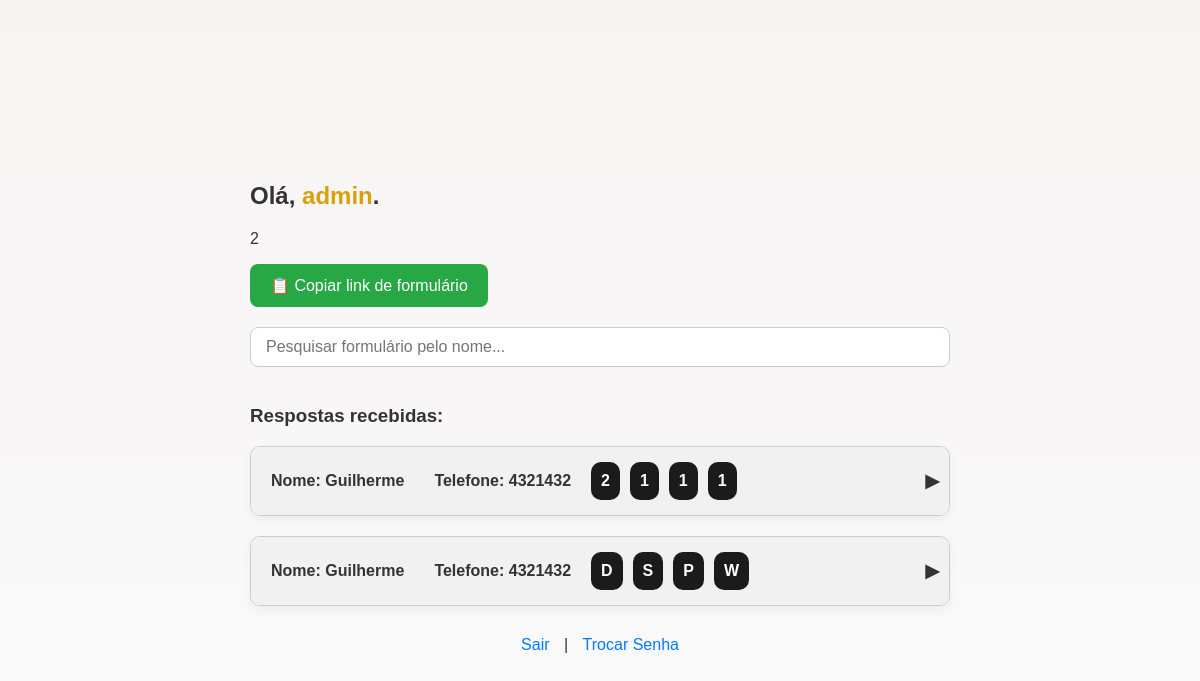
/dashboard (signed in), run on an earlier commit of the app's database.
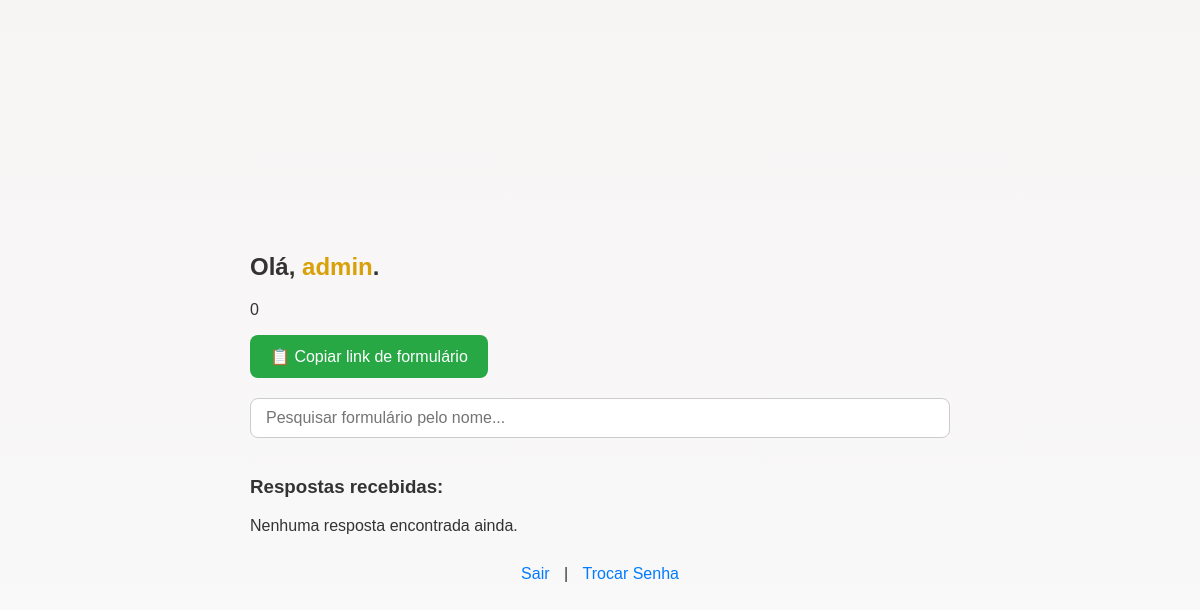
And on a later commit of the database.
### tables this page shows
CREATE TABLE respostas (
            id INTEGER PRIMARY KEY AUTOINCREMENT,
            formulario_id TEXT,
            nome TEXT,
            telefone TEXT,
            data_envio TIMESTAMP DEFAULT CURRENT_TIMESTAMP,
            respostas_json TEXT,
            FOREIGN KEY(formulario_id) REFERENCES formularios(id)
        );

### app/routes/dashboard.py (the view)
    @app.route('/dashboard')
    def dashboard():
        Nome = session['nome']
        email = session['email']
        if 'user_id' not in session:
            return redirect('/login')
        query = """
            SELECT u.id, u.email,u.nome, u.tipo, u.ativo, u.data_expiracao, COUNT(r.id)
            FROM usuarios u
            LEFT JOIN formularios f ON f.user_id = u.id
            LEFT JOIN respostas r ON r.formulario_id = f.id
            WHERE u.email=?
        """
        with sqlite3.connect('db.sqlite3') as conn:
            info = conn.execute(query, (email,)).fetchall()
            formularios = conn.execute("SELECT id FROM formularios WHERE user_id=?", (session['user_id'],)).fetchall()
            respostas = []
            for f in formularios:
                r = conn.execute("SELECT * FROM respostas WHERE formulario_id=?", (f[0],)).fetchall()
                respostas.extend(r)
        qntResposta = info[0][6]
        return render_template('dashboard.html', respostas=respostas , nome = Nome ,qntResposta= qntResposta)

### app/templates/dashboard.html (shortened to what this page needs)
<!DOCTYPE html>
<html lang="pt-BR">
<head>
  <link rel="stylesheet" href="{{ url_for('static', filename='dashboard.css') }}">
</head>
<body>
  <div class="container">
    <h2>Olá, <span>{{nome}}</span>.</h2>
    <div class="detalhes">
      <div id="questionariosRespondidos">
        <p>{{qntResposta}}</p>
      </div>
    </div>
    <button id="btnCopiarLink" class="copy-button">📋 Copiar link de formulário</button>
    <input
      type="text"
      id="pesquisaNome"
      placeholder="Pesquisar formulário pelo nome..."
      class="input-pesquisa"
    />
    <h3>Respostas recebidas:</h3>
    <div id="listaRespostas">
      {% if respostas %}
        {% for r in respostas %}
          <div class="resposta-card" data-nome="{{ r[2] | lower }}">
            <div class="card-header">
              <div class="tipoPeleBox">
                <div  class="tipoPele2">Nome:  {{ r[2] }}</div>
                <div  class="tipoPele2">Telefone:  {{ r[3] }}</div>
                <div class="tipoPele">{{ r[30] }}</div>
                <div class="tipoPele">{{ r[31] }}</div>
                <div class="tipoPele">{{ r[32] }}</div>
                <div class="tipoPele">{{ r[33] }}</div>
              </div>
              <div class="seta">&#9654;</div>
            </div>
          </div>
        {% endfor %}
      {% else %}
        <p>Nenhuma resposta encontrada ainda.</p>
      {% endif %}
    </div>
    <div class="links">
      <a href="/logout">Sair</a> |
      <a href="/trocar-senha">Trocar Senha</a>
    </div>
  </div>
</body>
</html>

### app/static/dashboard.css (style rules this page uses)
:root { --bg-color: #f0f2f5; --text-color: #333; --card-bg: #ffffff; --border-color: #ccc; --button-bg: #28a745; --button-hover: #218838; --link-color: #007bff; --highlight-bg: #f1f1f1; --highlight-border: #007bff; }
body { font-family: Arial, sans-serif; background: linear-gradient(#f7f4f4, #fafafa); color: var(--text-color); display: flex; justify-content: center; align-items: flex-start; min-height: 100vh; padding: 10px; box-sizing: border-box; }
.container { max-width: 700px; width: 100%; margin: auto; padding: 20px; }
h2, h3 { color: var(--text-color); }
.copy-button { background-color: var(--button-bg); color: white; border: none; padding: 12px 20px; border-radius: 8px; font-size: 16px; cursor: pointer; margin-bottom: 20px; display: inline-block; transition: background-color 0.3s ease; }
span { color: #d8a109; }
.input-pesquisa { width: 100%; padding: 10px 15px; font-size: 16px; margin-bottom: 20px; border: 1.5px solid var(--border-color); border-radius: 8px; box-sizing: border-box; }
.links { text-align: center; margin-top: 30px; }
.links a { text-decoration: none; color: var(--link-color); margin: 0 10px; }

What changed in the data, as far as the page shows it:
no longer on this page (row edited): respostas: nome "Guilherme", telefone "4321432", tipo_OD2 "2", tipo_SR2 "1", tipo_PN2 "1", tipo_WT2 "1"
removed respostas: nome "Guilherme", telefone "4321432", tipo_OD2 "D", tipo_SR2 "S", tipo_PN2 "P", tipo_WT2 "W"
Also different on the page:
{{ qntResposta }}: "2" → "0"
text now shown: "Nenhuma resposta encontrada ainda."
